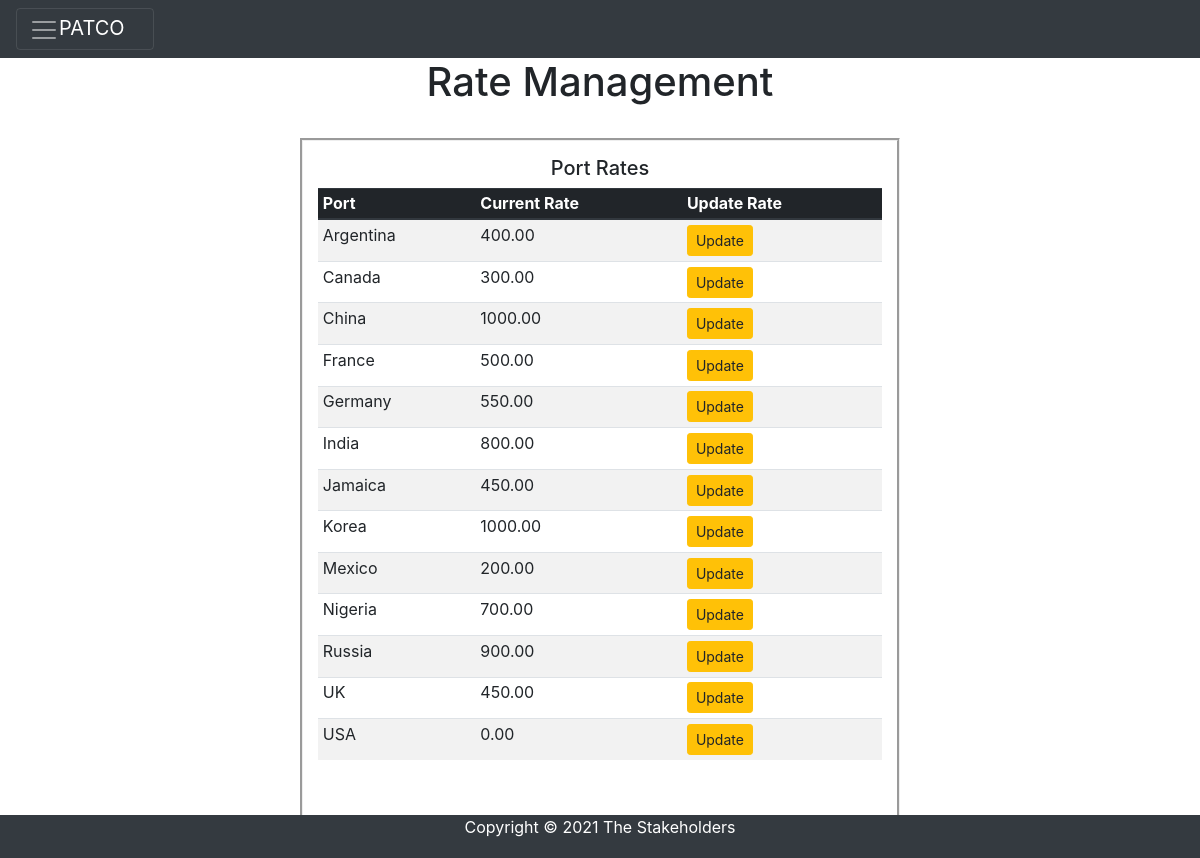
/rates/port.php, run on the app's committed database.
### tables this page shows
CREATE TABLE `portrate` (
  `country` varchar(30) NOT NULL,
  `rate` decimal(10,2) NOT NULL
);

### rates/port.php (the view, shortened to what this page needs)
<?php
include("rateheader2.php");
$query="SELECT * FROM portrate";
$result=mysqli_query($con,$query);
?>
<center><h1>Rate Management</h1></center>
    <br>
    <div class="containerrates">
        <form method="post" action="updateportform.php">
            <center><h5>Port Rates</h5>
            <table class="table table-sm table-striped"  style="border-collapse: collapse">
                <thead class="thead-dark">
                <tr>
                    <th>Port</th>
                    <th>Current Rate</th>
                    <th>Update Rate</th>
                </tr>
                </thead>
                <?php
                while($row=mysqli_fetch_assoc($result)) {
                ?>
                <tr>
                    <td><?php echo $row['country']; ?></td>
                    <td><?php echo $row['rate']; ?></td>
                    <td><button type=submit class="btn btn-warning btn-sm" name="country" value="<?php echo $row['country']; ?>">Update</button></td>
                </tr>
                <?php
                }
                ?>
            </table>
            <br>
            </center>
        </form>
    </div>
<?php
include("footer.php");
?>

### styles.css (style rules this page uses)
.containerrates { max-width: 50%; padding-top:40px; padding: 15px; margin: 0 auto; border-style: groove; }

### rates/port.php (style rules this page uses)
table { border-spacing: 10px; border-collapse: separate; }

### data on the page
portrate: country "Argentina", rate "400.00"
portrate: country "Canada", rate "300.00"
portrate: country "China", rate "1000.00"
portrate: country "France", rate "500.00"
portrate: country "Germany", rate "550.00"
portrate: country "India", rate "800.00"
portrate: country "Jamaica", rate "450.00"
portrate: country "Korea", rate "1000.00"
portrate: country "Mexico", rate "200.00"
portrate: country "Nigeria", rate "700.00"
portrate: country "Russia", rate "900.00"
portrate: country "UK", rate "450.00"
portrate: country "USA", rate "0.00"
